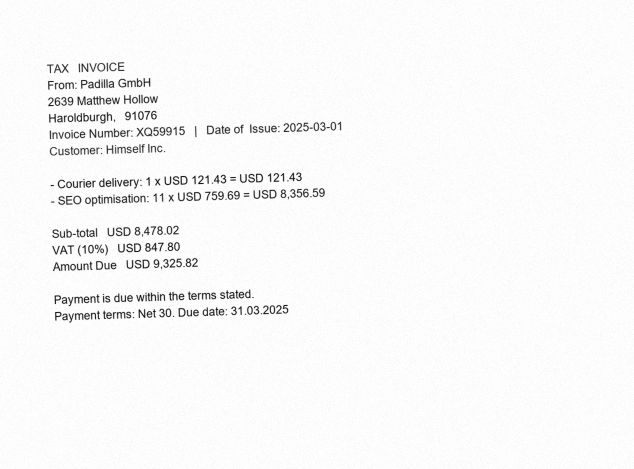
#> input picture sample_docs/sample_scanned_invoice.png, 1268 x 938 px (shown at 1/2 size); its folder holds only this picture in this run
$ python -i ocr.py   (imports and definitions only)
#> lines starting #> are read from the running program, lines starting #| are printed output that depends on the picture; after the words box and inside, x2 and y2 are one past the last pixel; in counts of white or black regions, pixels touching at a corner belong together
"""Tesseract OCR with light preprocessing (grayscale, upscale, deskew) and confidence."""

from __future__ import annotations

import logging
import os
import shutil
from dataclasses import dataclass

import numpy as np
import pytesseract
from PIL import Image, ImageOps

from src.config import get_settings

logger = logging.getLogger(__name__)

_configured = False

# Default install locations, tried when tesseract isn't on PATH and TESSERACT_CMD is unset.
_WINDOWS_TESSERACT_PATHS = (
    r"C:\Program Files\Tesseract-OCR\tesseract.exe",
    r"C:\Program Files (x86)\Tesseract-OCR\tesseract.exe",
)


@dataclass
class OcrResult:
    """OCR text and mean word confidence in [0, 1] (None if no words were found)."""

    text: str
    confidence: float | None


def configure_tesseract() -> None:
    """Point pytesseract at the configured binary (once)."""
    global _configured
    if _configured:
        return
    cmd = get_settings().tesseract_cmd
    if not cmd and shutil.which("tesseract") is None:
        cmd = next((p for p in _WINDOWS_TESSERACT_PATHS if os.path.isfile(p)), None)
    if cmd:
        pytesseract.pytesseract.tesseract_cmd = cmd
    _configured = True


def is_tesseract_available() -> bool:
    """True if a tesseract binary can be found/executed."""
    configure_tesseract()
    cmd = pytesseract.pytesseract.tesseract_cmd
    if shutil.which(cmd) is None:
        return False
    try:
        pytesseract.get_tesseract_version()
        return True
    except Exception:  # noqa: BLE001 - any failure means unavailable
        return False


def estimate_skew(img: Image.Image, max_angle: float = 4.0, step: float = 0.5) -> float:
    """Estimate page skew in degrees via projection-profile variance on a small binary copy."""
    small = ImageOps.contain(img.convert("L"), (600, 800))
    arr = np.asarray(small)
    binary = Image.fromarray(((arr < arr.mean() - 25) * 255).astype("uint8"))
    best_angle, best_score = 0.0, -1.0
    for angle in np.arange(-max_angle, max_angle + 1e-6, step):
        rows = np.asarray(binary.rotate(float(angle), fillcolor=0)).sum(axis=1).astype("float64")
        score = float(np.var(rows))
        if score > best_score:
            best_angle, best_score = float(angle), score
    return best_angle


def preprocess(img: Image.Image) -> Image.Image:
    """Grayscale, autocontrast, upscale small images, and correct small skews."""
    img = ImageOps.exif_transpose(img).convert("L")
    img = ImageOps.autocontrast(img, cutoff=1)
    if img.width < 1000:
        scale = 1000 / img.width
        img = img.resize((1000, int(img.height * scale)), Image.LANCZOS)
    angle = estimate_skew(img)
    if abs(angle) >= 0.5:
        img = img.rotate(angle, expand=True, fillcolor=255, resample=Image.BICUBIC)
    return img


def ocr_image(img: Image.Image) -> OcrResult:
    """Run Tesseract on a PIL image and return text (line structure kept) plus confidence."""
    configure_tesseract()
    data = pytesseract.image_to_data(preprocess(img), lang="eng", config="--psm 6",
                                     output_type=pytesseract.Output.DICT)
    lines: dict[tuple[int, int, int], list[str]] = {}
    confs: list[float] = []
    for i, word in enumerate(data["text"]):
        word = word.strip()
        conf = float(data["conf"][i])
        if not word or conf < 0:
            continue
        key = (data["block_num"][i], data["par_num"][i], data["line_num"][i])
        lines.setdefault(key, []).append(word)
        confs.append(conf)
    text = "\n".join(" ".join(ws) for _, ws in sorted(lines.items()))
    return OcrResult(text=text, confidence=(sum(confs) / len(confs) / 100) if confs else None)

>>> from PIL import Image
>>> picture = Image.open('../sample_docs/sample_scanned_invoice.png')
#> picture is the input picture: PIL image 1268x938 L; min 0, max 255, mean 248
>>> result = preprocess(picture)
#> in preprocess, `img = ImageOps.autocontrast(img, cutoff=1)`:
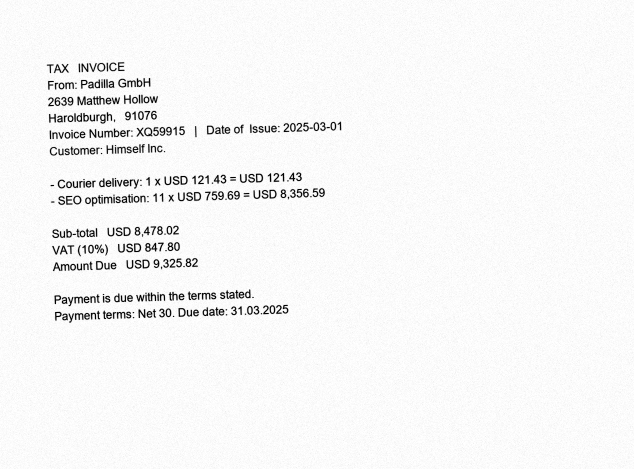
#> img: PIL image 1268x938 L (shown at 1/2 size); min 0, max 255, mean 245.7
#> in estimate_skew, `small = ImageOps.contain(img.convert("L"), (600, 800))`:
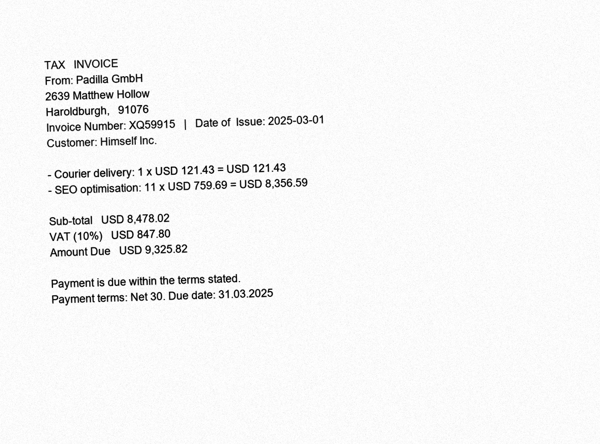
#> small: PIL image 600x444 L; min 0, max 255, mean 245.6
#> in estimate_skew, `binary = Image.fromarray(((arr < arr.mean() - 25) * 255).astype("uint8..`:
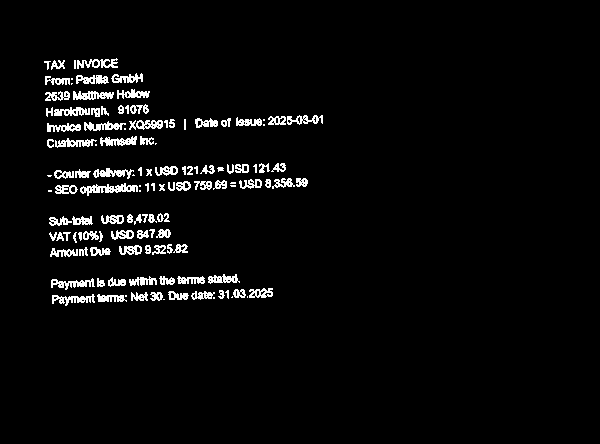
#> binary: PIL image 600x444 L; 3.8% white in thin lines or dots, all inside (x1, y1, x2, y2) = (44, 58, 323, 306)
#> the loop in estimate_skew, `for angle in np.arange(-max_angle, max_angle + 1e-6, step):` made 17 passes
#> (score, best_angle, best_score) on passes 1 to 5: (79498013.9, -4, 79498013.9), (90329964.8, -3.5, 90329964.8), (102451552.9, -3, 102451552.9), (113290389.1, -2.5, 113290389.1), (121268248.3, -2, 121268248.3)
#> score on passes 6 to 11: 120195490.5, 109697305.3, 99684049, 87128073, 75456964.2, 68521113.6
#> after the loop in estimate_skew, `for angle in np.arange(-max_angle, max_angle + 1e-6, step):`: best_angle = -2; best_score = 121268248.3
#> in preprocess, `angle = estimate_skew(img)`: angle = -2
#> in preprocess, `img = img.rotate(angle, expand=True, fillcolor=255, resample=Image.BIC..`:
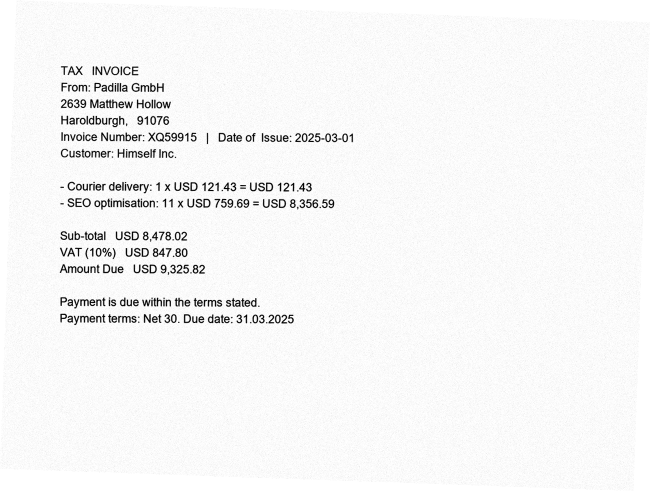
#> img: PIL image 1300x982 L (shown at 1/2 size); min 0, max 255, mean 245.8
